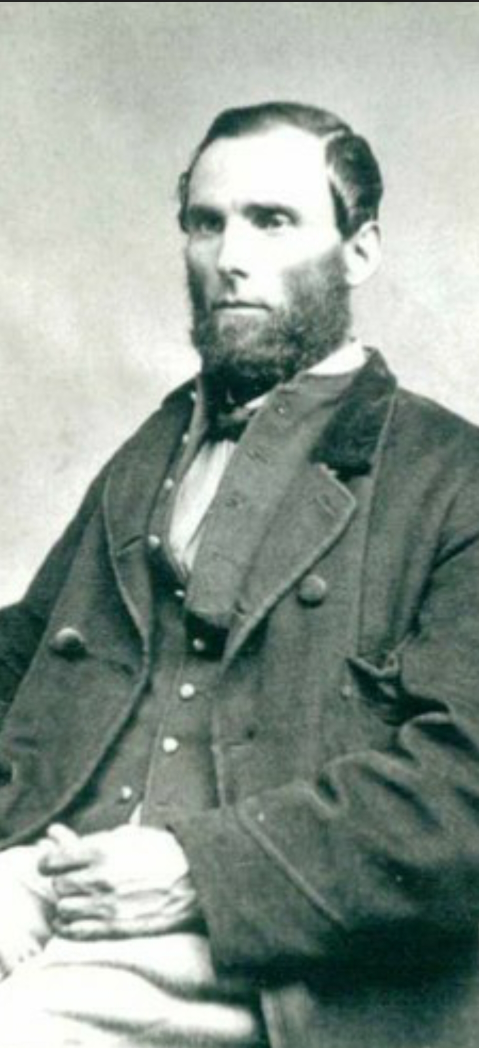
#> input picture model/inputs/j_male.jpeg, 957 x 2095 px (shown at 1/2 size); its folder holds only this picture in this run
$ python -i preprocessing_tools.py   (imports and definitions only)
#> lines starting #> are read from the running program, lines starting #| are printed output that depends on the picture
#> further down, picture is the input picture: shape (2095, 957, 3); mean B, G, R 146, 154.4, 142.1
import os
import cv2
import pandas as pd
import numpy as np

#
# Check if dir exist, if not it creates
#
def create_dir(dir):
    if not os.path.isdir(dir):
        os.mkdir(dir)

#
# Format image folder name
#
# [5 lines left out: function format_folder_name, not called in this run]

#
# Crops image
#
def image_crop(image, y, x, h, w):
    return image[y:y+h, x:x+w]

#
# Vertical halve images
#
# [95 lines left out: functions image_vertical_halver, image_horizontal_halver, images_vertical_halver, images_horizontal_halver, resize_images, not called in this run]

# Swap K and F with 1 and M with 0
#
def binarize_gender(df):
    return df['gender'].map({'K':1, 'F':1, 'M':0})

#
# Returns equally distributed dataset, with equal amounts of women as men
#
# [174 lines left out: functions equal_distribution_dataset, age_gender_division, gender_division, get_no_age, get_all_age, grayscale, not called in this run]

def median_filtering_single(img):
    return cv2.medianBlur(img, 7)

#
# Median Filtering - Preprocess
#
# [18 lines left out: function median_filtering, not called in this run]


def he_single(img):
  he_img = cv2.equalizeHist(img)
  return he_img

#
# HE transform - Preprocess
#
# [46 lines left out: functions he, bgr, not called in this run]

def clahe_single(img):
  lab = cv2.cvtColor(img, cv2.COLOR_BGR2LAB)
#> lab: shape (2095, 957, 3); mean of channels 0, 1, 2 156.9, 121.7, 131
  l, a, b = cv2.split(lab)
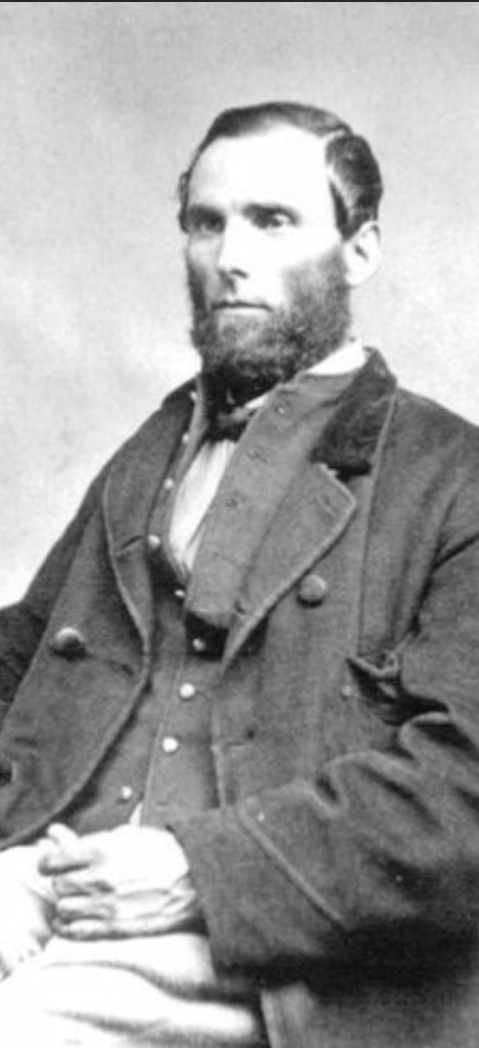
#> l: shape (2095, 957) (shown at 1/2 size); min 9, max 255, mean 156.9
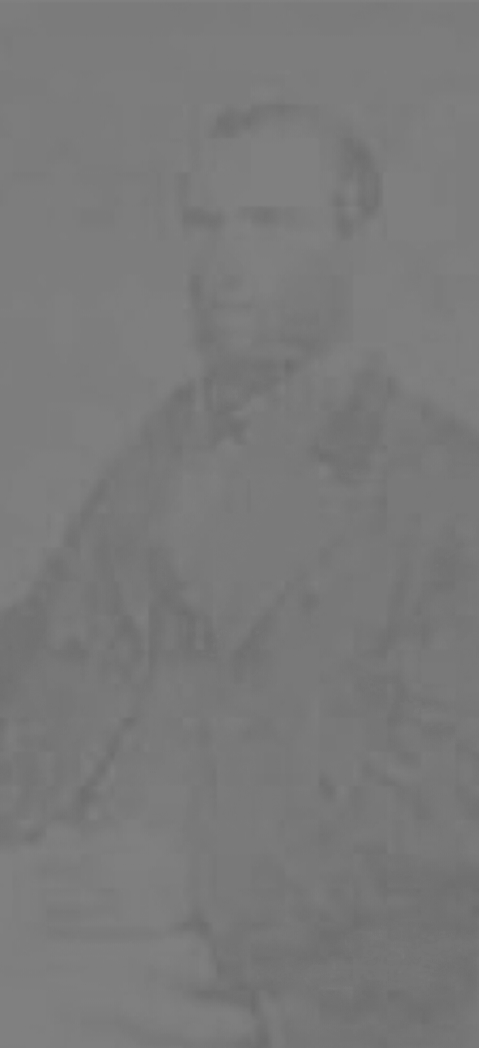
#> a: shape (2095, 957) (shown at 1/2 size); min 107, max 130, mean 121.7
  clahe = cv2.createCLAHE(clipLimit=3.0, tileGridSize=(8, 8))
  clahe_l = clahe.apply(l)
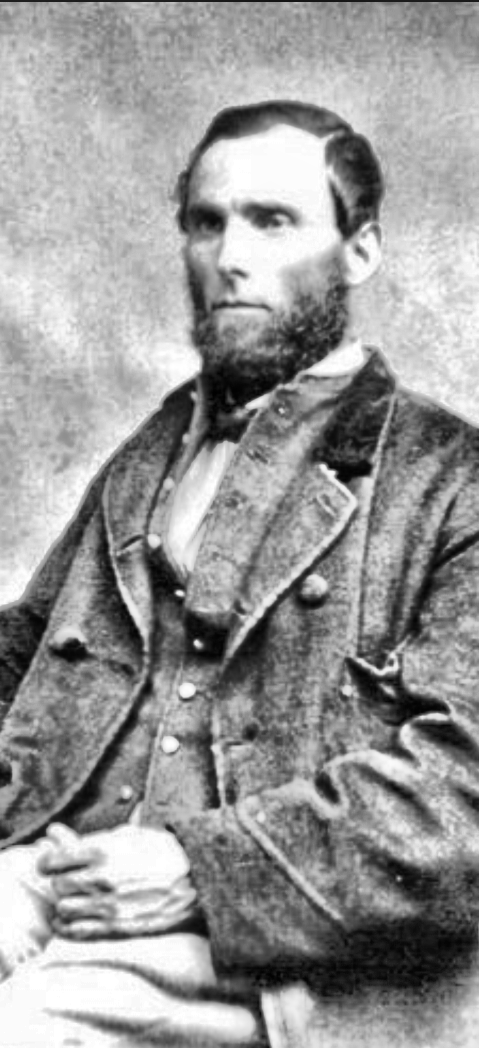
#> clahe_l: shape (2095, 957) (shown at 1/2 size); min 0, max 255, mean 152.5
  merged_channels = cv2.merge((clahe_l, a, b))
#> merged_channels: shape (2095, 957, 3); mean of channels 0, 1, 2 152.5, 121.7, 131
  clahe = cv2.cvtColor(merged_channels, cv2.COLOR_LAB2BGR)
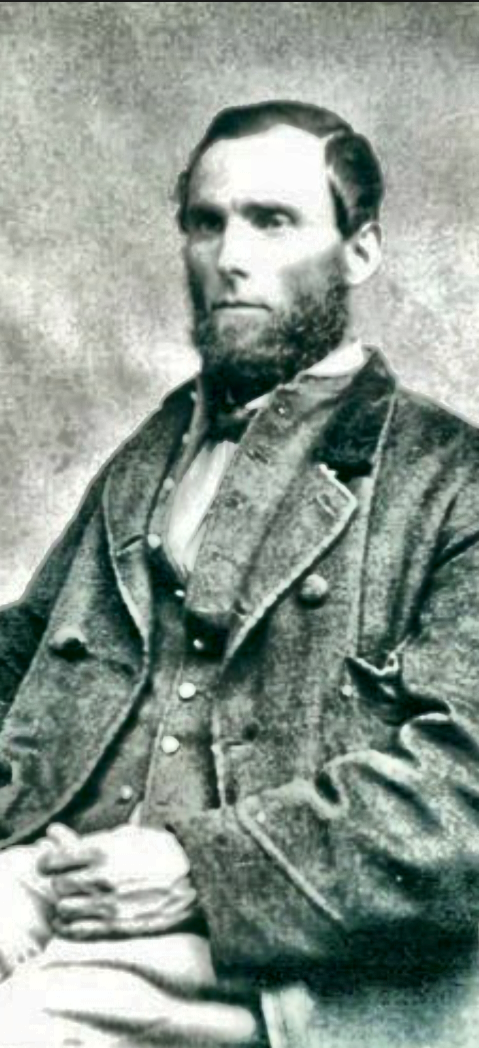
#> clahe: shape (2095, 957, 3) (shown at 1/2 size); mean B, G, R 141.5, 149.9, 137.5
  return clahe


#
# CLAHE - Preprocess
#
# [95 lines left out: functions clahe, canny_edges_single, canny_edges, images_to_vectors, list_image_names, list_true_labels, not called in this run]

>>> import cv2
>>> picture = cv2.imread('inputs/j_male.jpeg')
>>> result = clahe_single(picture)

$ run again, on model/inputs/l_male.jpeg
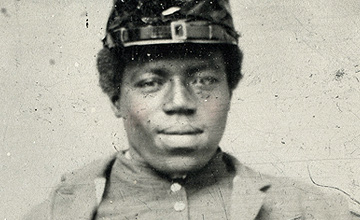
#> input picture model/inputs/l_male.jpeg, 360 x 220 px
#> picture is the input picture: shape (220, 360, 3); mean B, G, R 159.5, 170.9, 172.2
#> lab: shape (220, 360, 3); mean of channels 0, 1, 2 175.4, 126.3, 134
#> in clahe_single, `l, a, b = cv2.split(lab)`:
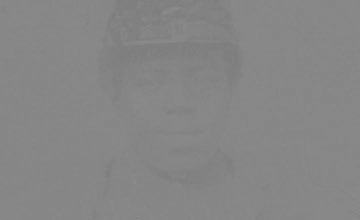
#> b: shape (220, 360); min 121, max 139, mean 134
#> merged_channels: shape (220, 360, 3); mean of channels 0, 1, 2 164.5, 126.3, 134
#> in clahe_single, `clahe = cv2.cvtColor(merged_channels, cv2.COLOR_LAB2BGR)`:
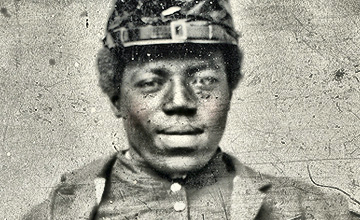
#> clahe: shape (220, 360, 3); mean B, G, R 147.8, 159.3, 160.3

$ run again, on model/inputs/m_male.jpeg
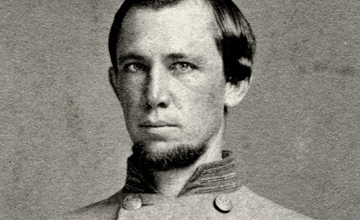
#> input picture model/inputs/m_male.jpeg, 360 x 220 px
#> picture is the input picture: shape (220, 360, 3); mean B, G, R 124.1, 131.9, 134.9
#> lab: shape (220, 360, 3); mean of channels 0, 1, 2 139.5, 127.7, 132.4
#> in clahe_single, `clahe_l = clahe.apply(l)`:
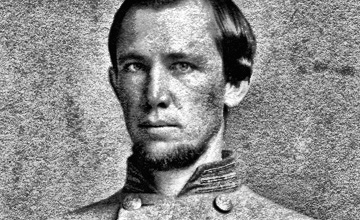
#> clahe_l: shape (220, 360); min 0, max 255, mean 139.6
#> merged_channels: shape (220, 360, 3); mean of channels 0, 1, 2 139.6, 127.7, 132.4

$ run again, on model/inputs/n_male.jpeg
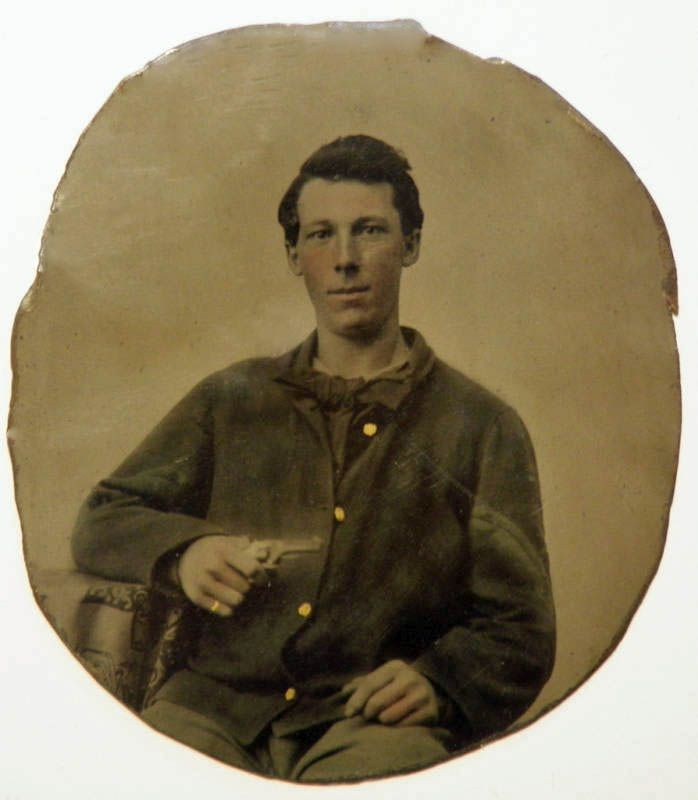
#> input picture model/inputs/n_male.jpeg, 698 x 800 px
#> picture is the input picture: shape (800, 698, 3); mean B, G, R 103, 130, 142
#> lab: shape (800, 698, 3); mean of channels 0, 1, 2 136.1, 128.9, 144.8
#> in clahe_single, `clahe_l = clahe.apply(l)`:
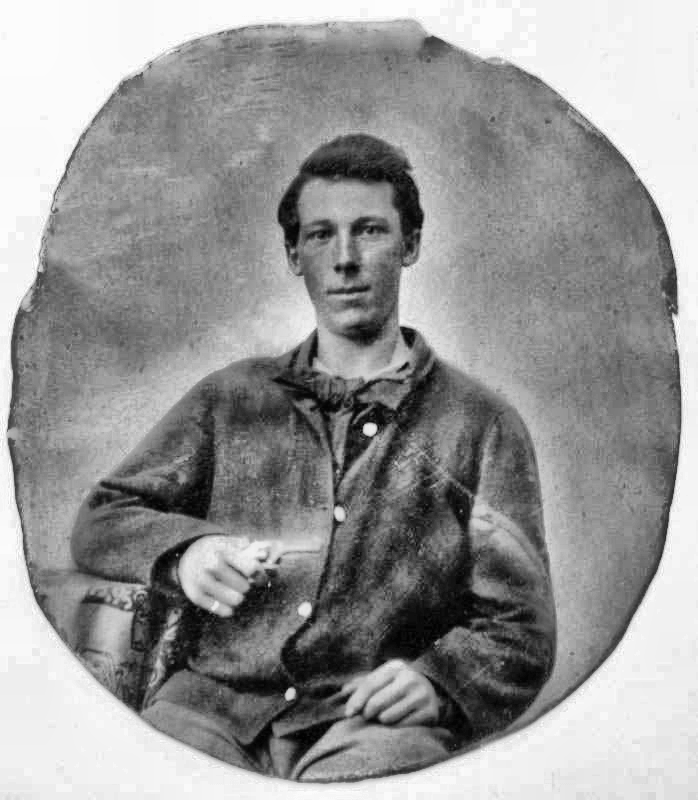
#> clahe_l: shape (800, 698); min 0, max 255, mean 151.1
#> merged_channels: shape (800, 698, 3); mean of channels 0, 1, 2 151.1, 128.9, 144.8
#> in clahe_single, `clahe = cv2.cvtColor(merged_channels, cv2.COLOR_LAB2BGR)`:
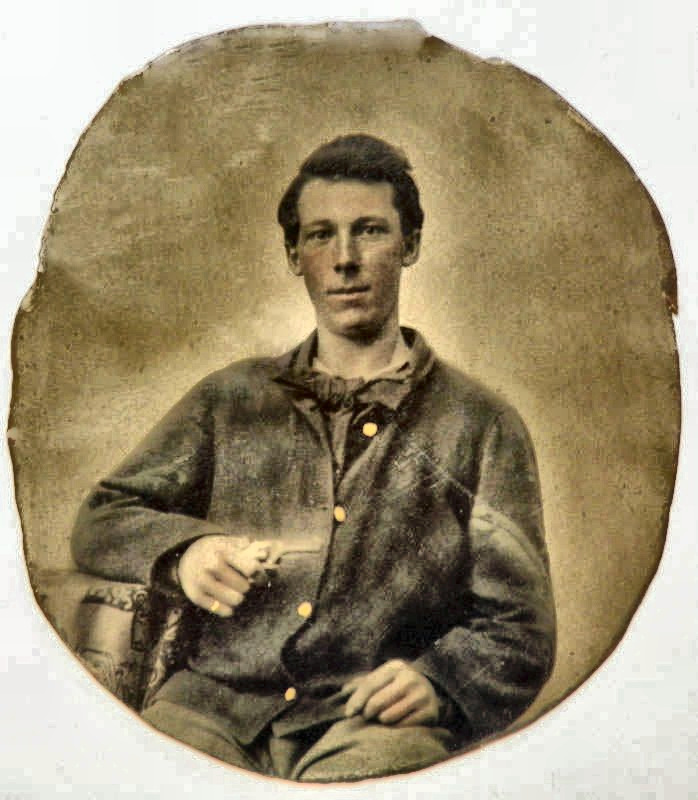
#> clahe: shape (800, 698, 3); mean B, G, R 116.6, 144.2, 157
